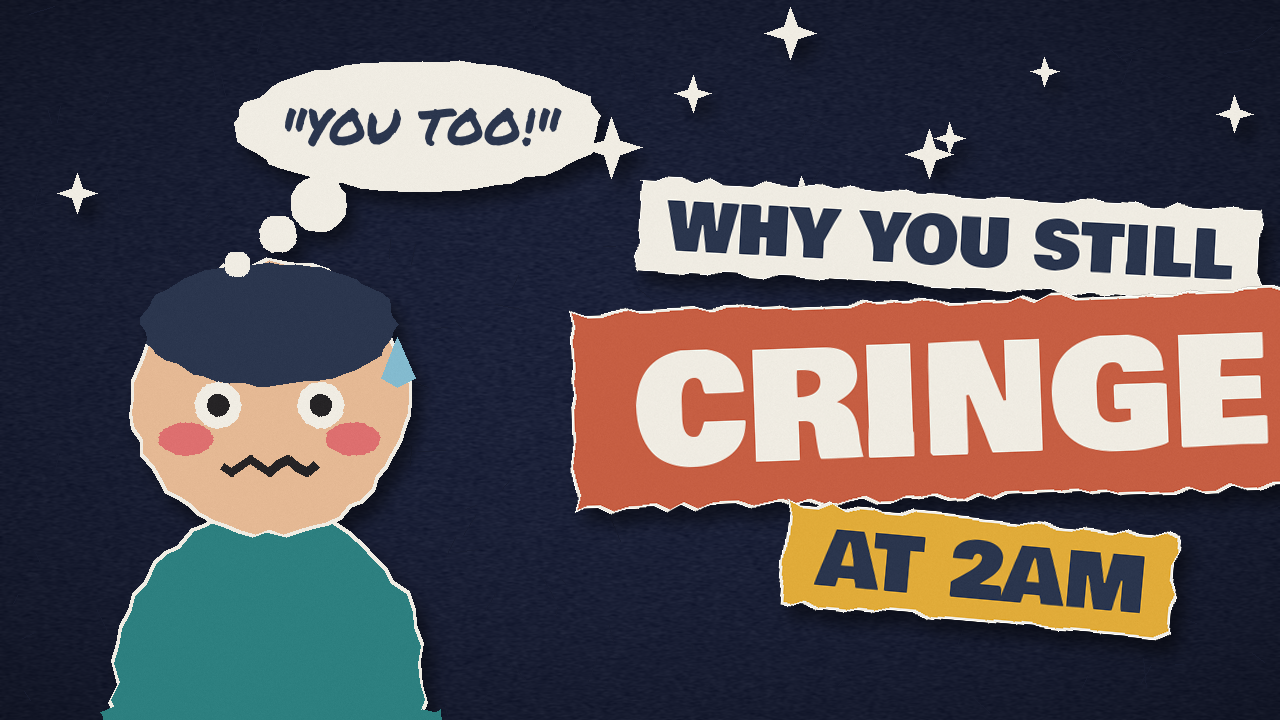
#> input picture AI CONTENT/testers/02-why-you-still-cringe/thumbnail_16x9.png, 1280 x 720 px; its folder holds only this picture in this run
$ python -i render.py   (imports and definitions only)
#> lines starting #> are read from the running program, lines starting #| are printed output that depends on the picture
"""Paper cut-out renderer: script.json + timing.json -> silent 1080x1920 video (or stills / thumbnails).

Usage:
  python3 render.py script.json WORK_DIR video  [jobs]   -> WORK_DIR/video_silent.mp4
  python3 render.py script.json WORK_DIR still  SECONDS OUT.png
  python3 render.py script.json WORK_DIR thumbs          -> WORK_DIR/thumbnail_16x9.png, thumbnail_9x16.png
See ../reference/scene-spec.md for the element schema.
"""
import json, math, os, random, re, subprocess, sys
import numpy as np
from PIL import Image, ImageDraw, ImageFont, ImageFilter

W, H, FPS, ANIM_FPS = 1080, 1920, 30, 12
HERE = os.path.dirname(os.path.abspath(__file__))
FONTS = {"bold": os.path.join(HERE, "../assets/fonts/BowlbyOne-Regular.ttf"),
         "marker": os.path.join(HERE, "../assets/fonts/PermanentMarker-Regular.ttf")}
C = {"cream": (240, 228, 204), "paper": (250, 246, 236), "mustard": (234, 176, 52), "terra": (205, 92, 62),
     "teal": (38, 128, 128), "navy": (36, 48, 74), "sky": (132, 192, 214), "pink": (232, 150, 140),
     "ink": (30, 28, 30), "red": (200, 52, 48), "green": (70, 150, 90), "night": (28, 34, 58),
     "skin": (238, 190, 150), "blush": (230, 110, 110), "brainpink": (236, 150, 165), "white": (255, 255, 255)}
PAPER = C["paper"]


def col(v):
    if isinstance(v, str): return C[v]
    return tuple(v)


_f = {}
# [4 lines left out: function F, not called in this run]


# ---------- paper textures ----------
_rng = np.random.default_rng(1)
_g = _rng.normal(0, 1, (H // 2, W // 2))
GRAIN_BG = np.array(Image.fromarray(((_g * 20) + 128).clip(0, 255).astype(np.uint8)).resize((W, H))
                    .filter(ImageFilter.GaussianBlur(1.2)), np.float32) - 128
_yy = np.linspace(-1, 1, H)[:, None]; _xx = np.linspace(-1, 1, W)[None, :]
VIGNETTE = (1 - 0.18 * (_xx ** 2 + _yy ** 2))[..., None]
GRAIN = Image.fromarray((128 + _rng.normal(0, 14, (H, W))).clip(0, 255).astype(np.uint8))
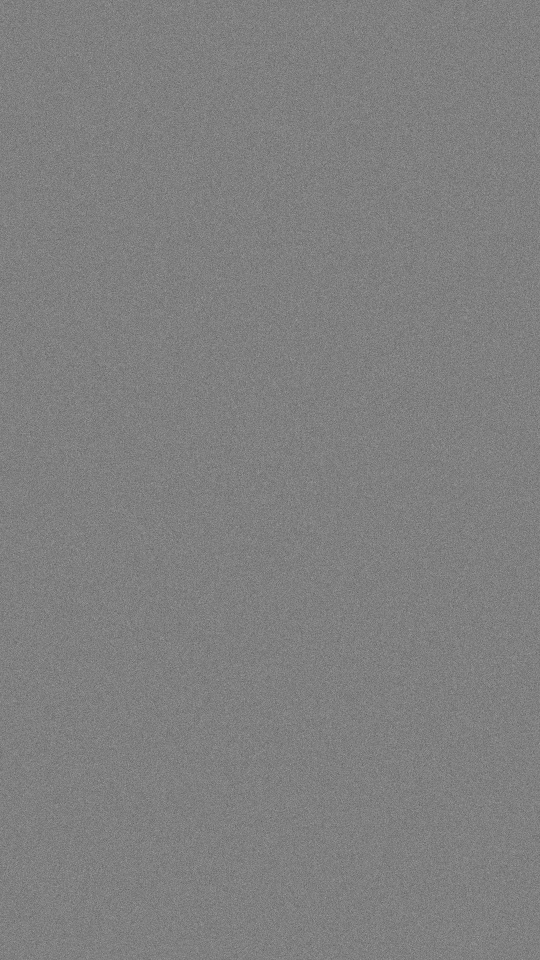
#> GRAIN: PIL image 1080x1920 L (shown at 1/2 size); min 52, max 197, mean 127.5
_bgc = {}


# [29 lines left out: functions background, torn_poly, blob_poly, not called in this run]


def star_poly(r, points=5, inner=0.45):
    return [((r if i % 2 == 0 else r * inner) * math.cos(math.pi * i / points - math.pi / 2),
             (r if i % 2 == 0 else r * inner) * math.sin(math.pi * i / points - math.pi / 2)) for i in range(points * 2)]


class Canvas:
    """A transparent sprite canvas centred on (0,0) in local coords."""
    def __init__(s, w, h):
        s.w, s.h = int(w), int(h); s.im = Image.new("RGBA", (s.w, s.h), (0, 0, 0, 0)); s.d = ImageDraw.Draw(s.im)
        s.ox, s.oy = s.w / 2, s.h / 2

    def P(s, pts): return [(x + s.ox, y + s.oy) for x, y in pts]

    # [6 lines left out: function poly, not called in this run]

    def blob(s, cx, cy, r, color, seed=0, fringe=True, sx=1.0, sy=1.0, n=60, amp=0.035):
        s.poly([(cx + x, cy + y) for x, y in blob_poly(r, seed, n, amp, sx, sy)], color, fringe)

    def rect(s, x0, y0, w, h, color, seed=0, fringe=True, step=14, amp=4):
        s.poly([(x0 + x, y0 + y) for x, y in torn_poly(w, h, seed, step, amp)], color, fringe)

    def text(s, x, y, txt, font, size, color, anchor="mm"):
        s.d.text((x + s.ox, y + s.oy), txt, font=F(font, size), fill=col(color), anchor=anchor)

    def line(s, pts, color, width):
        s.d.line(s.P(pts), fill=col(color), width=int(width), joint="curve")

    def erase_circle(s, cx, cy, r):
        s.d.ellipse([cx - r + s.ox, cy - r + s.oy, cx + r + s.ox, cy + r + s.oy], fill=(0, 0, 0, 0))


def texturize(im):
    a = im.split()[3]; g = GRAIN.crop((0, 0, min(im.width, W), min(im.height, H))).resize(im.size)
    rgb = Image.blend(im.convert("RGB"), Image.merge("RGB", (g, g, g)), 0.08)
    out = rgb.convert("RGBA"); out.putalpha(a); return out


# [16 lines left out: functions label_sprite, wrap, not called in this run]


# ---------- prefabs: fn(el, local_t) -> RGBA sprite.  dynamic=True means redrawn each frame ----------
PREFABS = {}
def prefab(name, dynamic=False):
    def deco(fn): PREFABS[name] = (fn, dynamic); return fn
    return deco


@prefab("label")
def _label(e, t):
    return label_sprite(e["text"], e.get("font", "bold"), e.get("size", 90), e.get("color", "paper"), e.get("fg", "navy"), e.get("seed", hash(e["text"]) % 997))


# [10 lines left out: functions _panel, _circle, not called in this run]


@prefab("star")
def _star(e, t):
    r = e.get("r", 60); cv = Canvas(2 * r + 30, 2 * r + 30); cv.poly(star_poly(r), e.get("color", "mustard")); return cv.im


# [23 lines left out: functions _stars, _moon, _sun, not called in this run]
PREFABS["sun"] = (_sun, True)


# [265 lines left out: functions _clock, _brain, _person, _bed, _bubble, _alarm and 17 more, not called in this run]


# ---------- Noodle, the channel mascot (the viewer's brain, narrating) ----------
CURRENT = {"tl": None, "t": 0.0}  # set per frame so mascots can lip-sync to the global voice


# [4 lines left out: function voice_level, not called in this run]


def _arm(cv, sh, el, hd, r):
    cv.line([sh, el, hd], "navy", 0.11 * r); cv.blob(hd[0], hd[1], 0.13 * r, "paper", 301, False)


# [139 lines left out: functions _held, _noodle, _door, _pickle, _shreds, _scissors and 1 more, not called in this run]


# ---------- timeline ----------
def norm(w): return re.sub(r"[^a-z0-9%#]", "", w.lower())


class Timeline:
    # [37 lines left out: functions __init__, scene_at, resolve, not called in this run]


# ---------- composition ----------
_cache = {}
# [21 lines left out: functions sprite_for, stepped_pop, place, not called in this run]


def _paste_clip(canvas, im, x, y):
    tmp = Image.new("RGBA", canvas.size, (0, 0, 0, 0)); tmp.paste(im, (x, y), im); canvas.alpha_composite(tmp)


# [98 lines left out: functions draw_elements, draw_captions, draw_captions_marker, not called in this run]


def scene_layers(tl, si, lt, fi):
    canvas = Image.new("RGBA", (W, H), (0, 0, 0, 0)); shadow = Image.new("RGBA", (W, H), (0, 0, 0, 0))
    draw_elements(tl, si, lt, canvas, shadow, fi); return canvas, shadow


# [38 lines left out: functions frame, camera, not called in this run]


def ease(x):
    x = max(0.0, min(1.0, x)); return 1 - (1 - x) ** 3


# [33 lines left out: functions render_range, render_video, render_thumbs, not called in this run]


# [8 lines not run here, left out]

>>> import cv2
>>> picture = cv2.imread('../../../AI CONTENT/testers/02-why-you-still-cringe/thumbnail_16x9.png', cv2.IMREAD_GRAYSCALE)
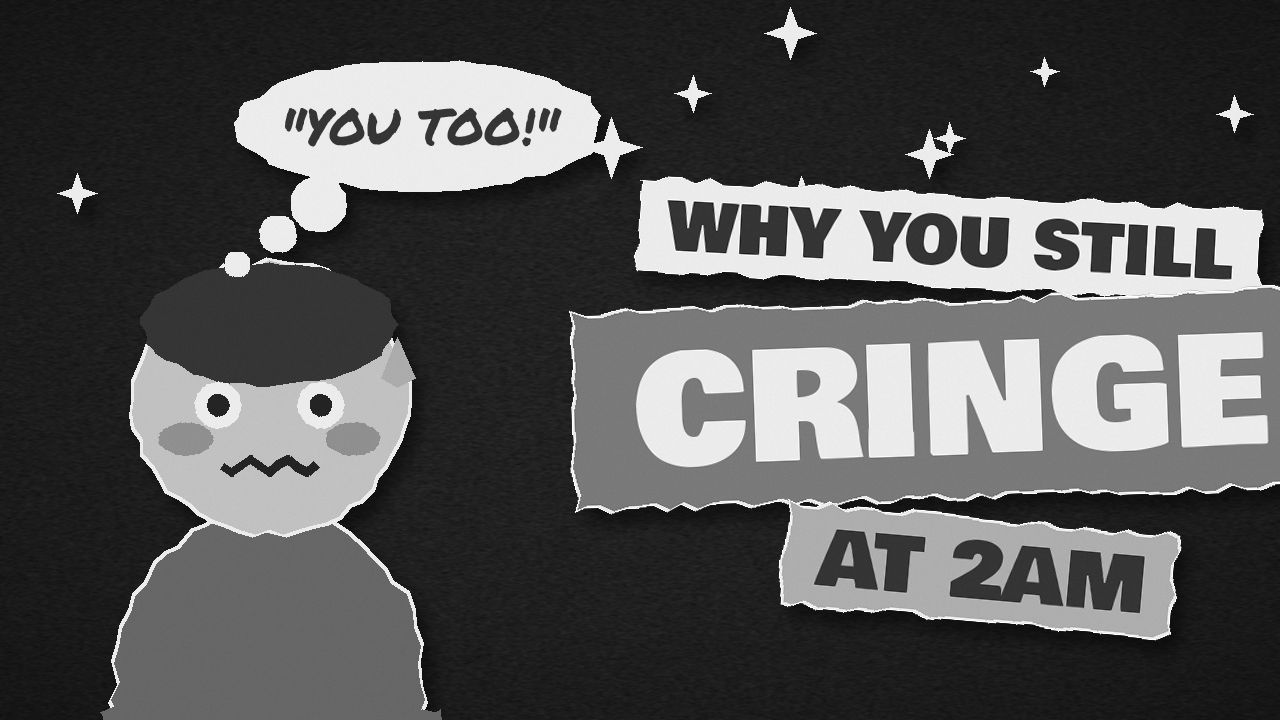
#> picture: shape (720, 1280); min 5, max 255, mean 84.4
#> (the run stopped early here; a loop or call above may not have finished)

$ run again, on AI CONTENT/testers/02-why-you-still-cringe/thumbnail_9x16.png
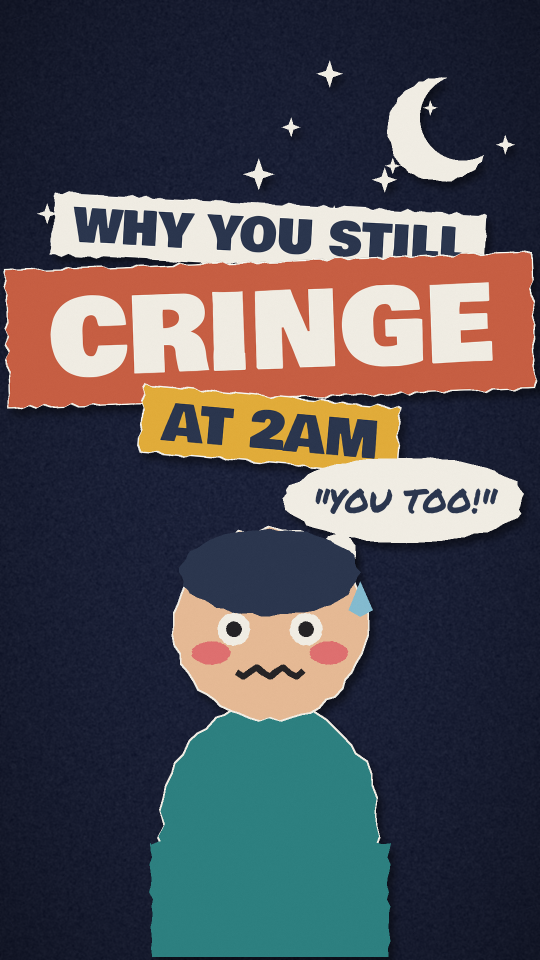
#> input picture AI CONTENT/testers/02-why-you-still-cringe/thumbnail_9x16.png, 1080 x 1920 px (shown at 1/2 size)
#> `picture = cv2.imread('../../../AI CONTENT/testers/02-why-you-still-cri..`:
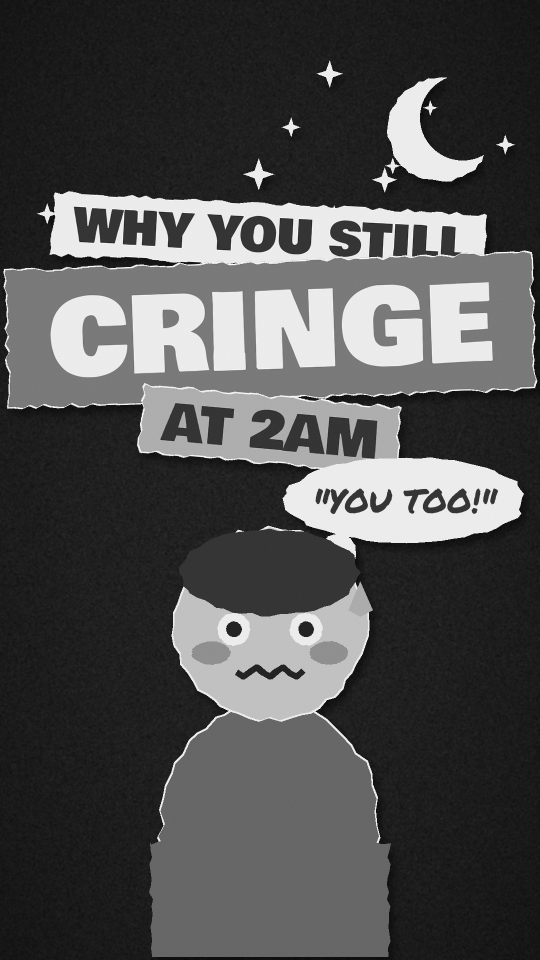
#> picture: shape (1920, 1080) (shown at 1/2 size); min 5, max 255, mean 78.4
